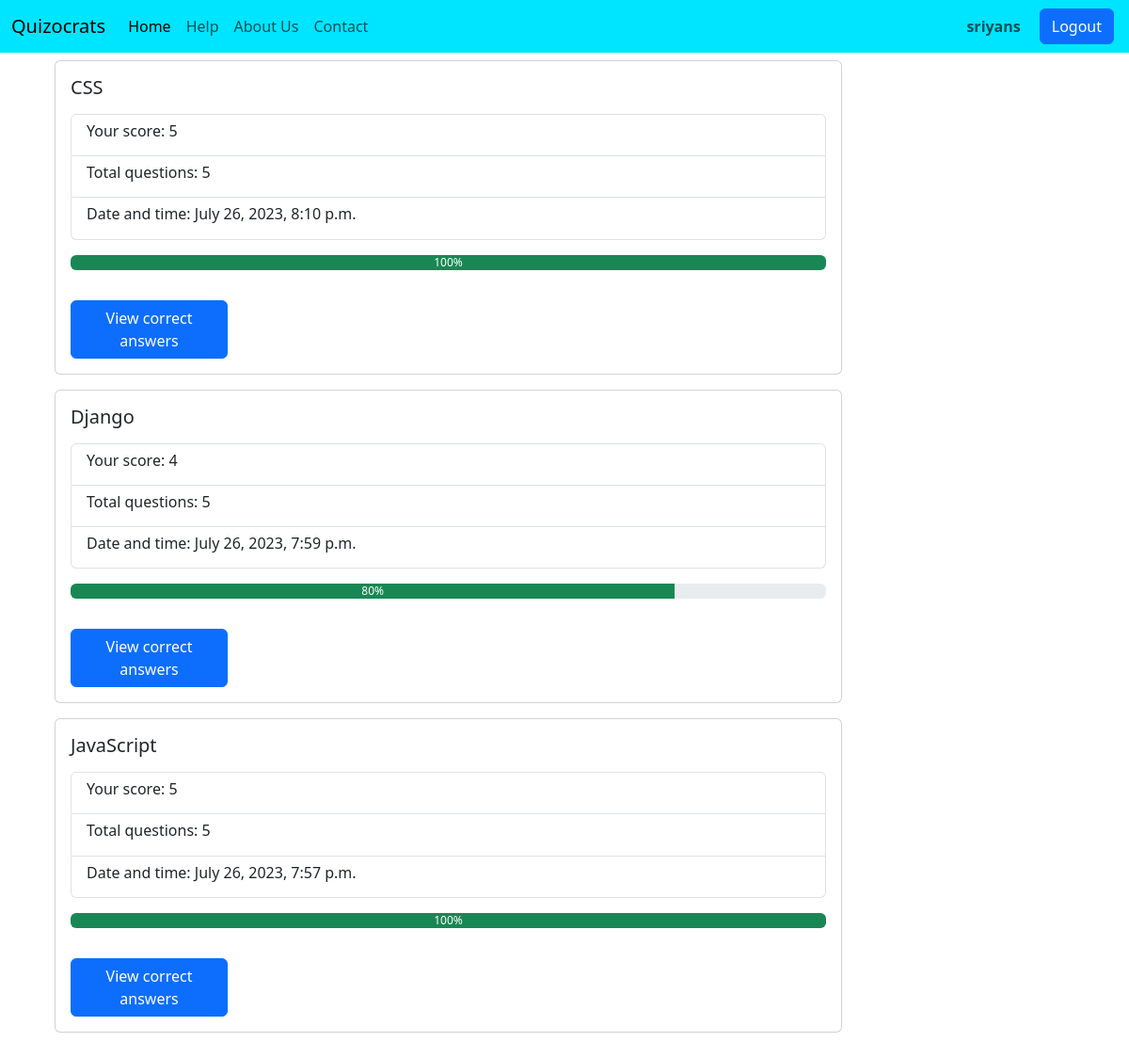
/progress (signed in), run on the app's committed database.
### quizocrats/models.py (models this page shows)
class result(models.Model):
    quiz=models.ForeignKey(quizzes,on_delete=models.CASCADE)
    user=models.ForeignKey(User,on_delete=models.CASCADE)
    score=models.IntegerField()
    percent=models.IntegerField()
    date=models.DateTimeField()

class quizzes(models.Model):
    quiz_name=models.CharField(max_length=50)
    topics=models.TextField()
    questions=models.IntegerField()
    time=models.IntegerField()

### quizocrats/views.py (the view)
# urls.py: path('progress',views.progress,name='progress'),
def progress(request):
  user=request.user
  results=result.objects.filter(user=user).order_by('-date')
  context={
    'prog': results
  }
  return render(request,'progress.html',context)

### quizocrats/templates/progress.html (shortened to what this page needs)
<!doctype html>
<html lang="en">
  <head>
    {% load static %}
    <link href="https://cdn.jsdelivr.net/npm/bootstrap@5.3.0/dist/css/bootstrap.min.css" rel="stylesheet">
  </head>
  <body>
    {% include 'base2.html' %}
    <div class="container py-5">
      {% for x in prog %}
      <div class="card w-75 m-3">
          <div class="card-body">
            <h5 class="card-title">{{x.quiz.quiz_name}}</h5>
            <p class="card-text">
              <ul class="list-group">
                  <li class="list-group-item"><h6>Your score: {{x.score}}</h6></li>
                  <li class="list-group-item"><h6>Total questions: {{x.quiz.questions}}</h6></li>
                  <li class="list-group-item"><h6>Date and time: {{x.date}}</h6></li>
              </ul>
            </p>
            {% if x.percent <= 30 %}
            <div class="progress" role="progressbar" aria-label="Success example" aria-valuenow="{{x.percent}}" aria-valuemin="0" aria-valuemax="100">
                <div class="progress-bar bg-danger" style="width: {{x.percent}}%">{{x.percent}}%</div>
              </div>
            {% elif x.percent <= 60 %}
            <div class="progress" role="progressbar" aria-label="Warning example" aria-valuenow="{{x.percent}}" aria-valuemin="0" aria-valuemax="100">
              <div class="progress-bar bg-warning" style="width: {{x.percent}}%">{{x.percent}}%</div>
            </div>
            {%else%}
            <div class="progress" role="progressbar" aria-label="Danger example" aria-valuenow="{{x.percent}}" aria-valuemin="0" aria-valuemax="100">
              <div class="progress-bar bg-success" style="width: {{x.percent}}%">{{x.percent}}%</div>
            </div>
            {% endif %}
        </div>
        <a href="answers/{{x.quiz.quiz_name}}" class="btn btn-primary m-3" style="width: 20%;">View correct answers</a>
      </div>
        {%empty%}
        <h2>
          <div class="container py-5">You have not given any of the quizzes yet. Give any quiz and check the progress here.</div>
        </h2>
      {% endfor %}
    </div>
  </body>
</html>

### quizocrats/templates/base2.html (shortened to what this page needs)
<!doctype html>
<html lang="en">
<head>
    {% load static %}
    <link href="https://cdn.jsdelivr.net/npm/bootstrap@5.3.0/dist/css/bootstrap.min.css" rel="stylesheet"
>
</head>
<body>
    <nav class="navbar navbar-expand-lg fixed-top" style="background-color: rgb(0, 229, 255);">
        <div class="container-fluid">
            <a class="navbar-brand" href="/home">Quizocrats</a>
            <div class="collapse navbar-collapse" id="navbarSupportedContent">
                <ul class="navbar-nav me-auto mb-2 mb-lg-0">
                    <li class="nav-item">
                        <a class="nav-link active" aria-current="page" href="/home">Home</a>
                    </li>
                    <li class="nav-item">
                        <a class="nav-link" href="/help">Help</a>
                    </li>
                    <li class="nav-item">
                        <a class="nav-link" href="/aboutus">About Us</a>
                    </li>
                    <li class="nav-item">
                        <a class="nav-link" href="/contact">Contact</a>
                    </li>
                </ul>
                <span class="navbar-text mx-3">
                    <strong>{{request.user}}</strong>
                </span>
                <a class="btn btn-primary mx-1" href="logout" role="button">Logout</a>
            </div>
        </div>
    </nav>
</body>
</html>

### quizocrats/templates/base2.html (style rules this page uses)
.nav-item { transition: all 0.2s; border-radius: 3px; }

### data on the page
result: quiz.quiz_name "CSS", score "5", quiz.questions "5", date "July 26, 2023, 8:10 p.m.", percent "100"
result: quiz.quiz_name "Django", score "4", quiz.questions "5", date "July 26, 2023, 7:59 p.m.", percent "80"
result: quiz.quiz_name "JavaScript", score "5", quiz.questions "5", date "July 26, 2023, 7:57 p.m.", percent "100"

### other printed values
{{ request.user }} "sriyans"
